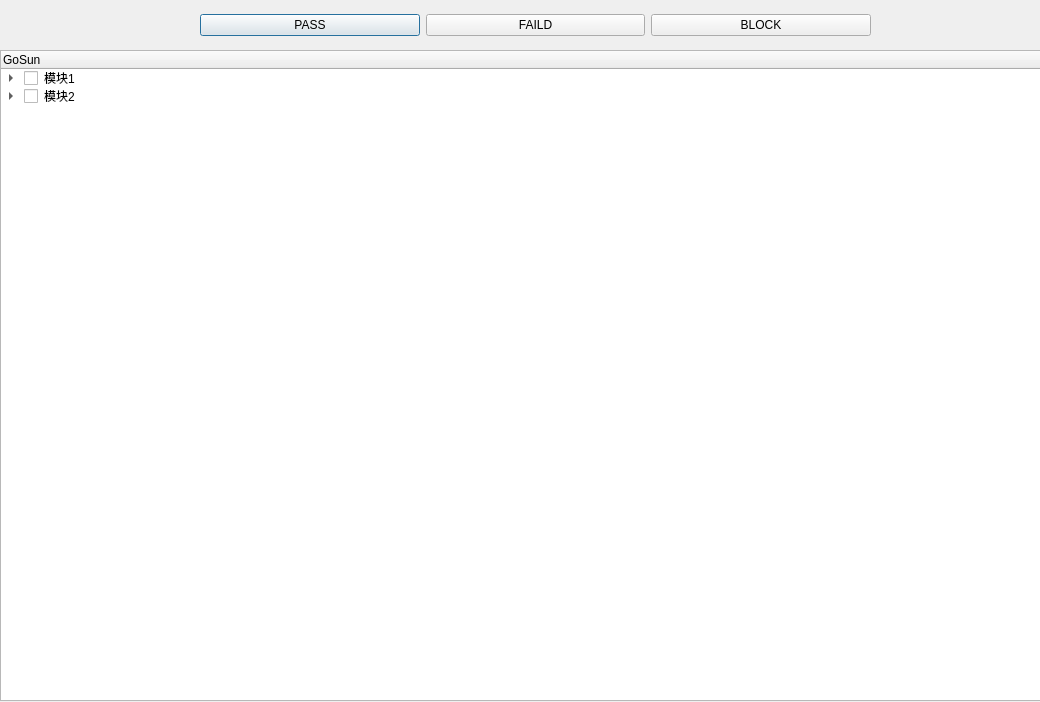
<?xml version="1.0" encoding="UTF-8"?>
<ui version="4.0">
 <class>BatExe</class>
 <widget class="QDialog" name="BatExe">
  <property name="geometry">
   <rect>
    <x>0</x>
    <y>0</y>
    <width>1040</width>
    <height>702</height>
   </rect>
  </property>
  <property name="windowTitle">
   <string>Dialog</string>
  </property>
  <widget class="QWidget" name="layoutWidget">
   <property name="geometry">
    <rect>
     <x>200</x>
     <y>0</y>
     <width>671</width>
     <height>51</height>
    </rect>
   </property>
   <layout class="QGridLayout" name="gridLayout">
    <item row="0" column="0">
     <widget class="QPushButton" name="passButn">
      <property name="text">
       <string>PASS</string>
      </property>
     </widget>
    </item>
    <item row="0" column="1">
     <widget class="QPushButton" name="faildButn">
      <property name="text">
       <string>FAILD</string>
      </property>
     </widget>
    </item>
    <item row="0" column="2">
     <widget class="QPushButton" name="blockButn">
      <property name="text">
       <string>BLOCK</string>
      </property>
     </widget>
    </item>
   </layout>
  </widget>
  <widget class="QTreeWidget" name="casesTree">
   <property name="geometry">
    <rect>
     <x>0</x>
     <y>50</y>
     <width>1041</width>
     <height>651</height>
    </rect>
   </property>
   <column>
    <property name="text">
     <string>GoSun</string>
    </property>
   </column>
   <item>
    <property name="text">
     <string>模块1</string>
    </property>
    <property name="font">
     <font>
      <weight>50</weight>
      <bold>false</bold>
     </font>
    </property>
    <property name="checkState">
     <enum>Unchecked</enum>
    </property>
    <item>
     <property name="text">
      <string>用例集1.1</string>
     </property>
     <property name="checkState">
      <enum>Unchecked</enum>
     </property>
     <item>
      <property name="text">
       <string>用例1.1.1</string>
      </property>
      <property name="checkState">
       <enum>Unchecked</enum>
      </property>
     </item>
     <item>
      <property name="text">
       <string>用例1.1.2</string>
      </property>
      <property name="checkState">
       <enum>Unchecked</enum>
      </property>
     </item>
    </item>
   </item>
   <item>
    <property name="text">
     <string>模块2</string>
    </property>
    <property name="font">
     <font>
      <weight>50</weight>
      <bold>false</bold>
     </font>
    </property>
    <property name="checkState">
     <enum>Unchecked</enum>
    </property>
    <item>
     <property name="text">
      <string>用例2.1</string>
     </property>
     <property name="checkState">
      <enum>Unchecked</enum>
     </property>
    </item>
    <item>
     <property name="text">
      <string>用例2.2</string>
     </property>
     <property name="checkState">
      <enum>Unchecked</enum>
     </property>
    </item>
   </item>
  </widget>
 </widget>
 <resources/>
 <connections/>
</ui>
